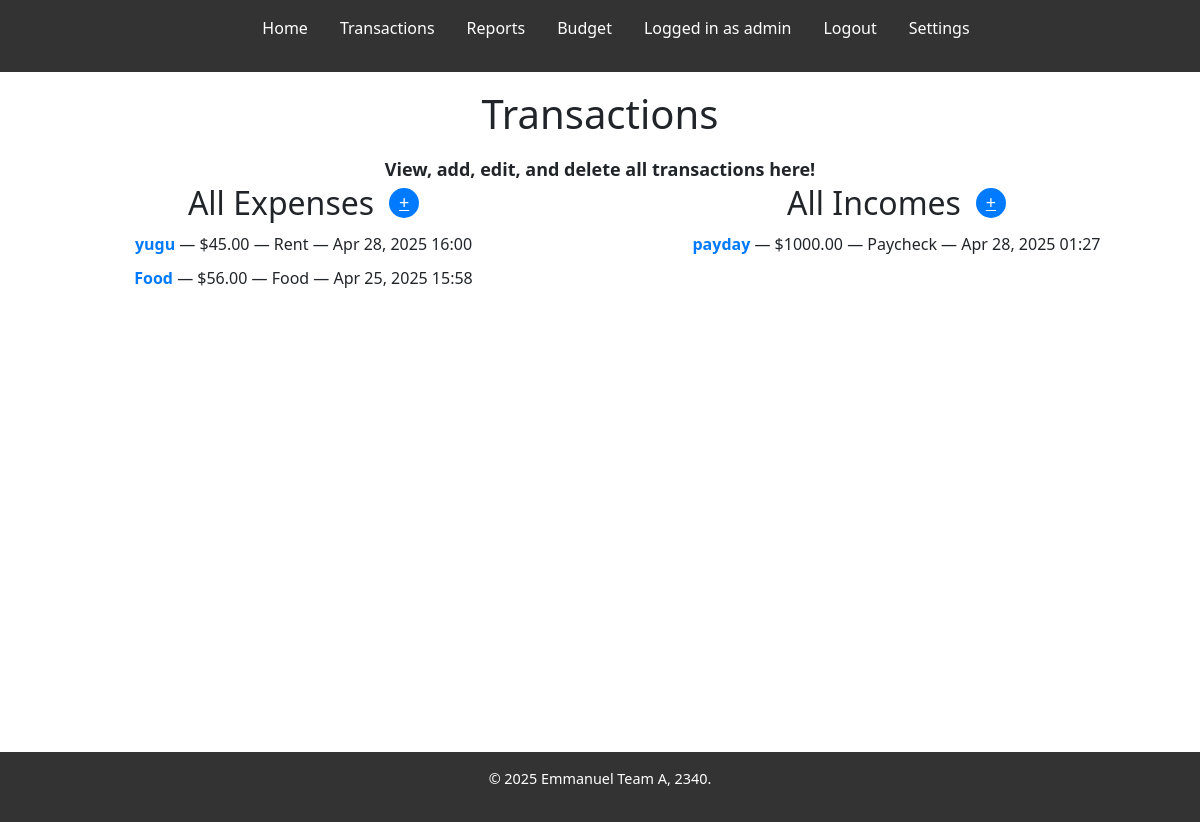
The page /transactions/ (signed in) on the database its author committed.
### accounts/models.py (models this page shows)
class CustomUser(AbstractUser):
    security_question = models.TextField(max_length=255)
    security_answer = models.TextField(max_length=255)
    is_2fa_enabled = models.BooleanField(default=False)
    two_factor_secret = models.TextField(max_length=64, null=True, blank=True)
    two_factor_expiry = models.DateTimeField(null=True, blank=True)

### expense/models.py (models this page shows, shortened)
class Expense(models.Model):
    user = models.ForeignKey(
        settings.AUTH_USER_MODEL,
        on_delete=models.CASCADE,
        related_name="expenses",
    )
    name = models.CharField(max_length=100)
    slug = models.SlugField(max_length=100, unique=True, blank=True)
    amount = models.DecimalField(max_digits=10, decimal_places=2)
    category = models.ForeignKey('expense.Category', on_delete=models.CASCADE, null=True)
    date = models.DateTimeField(default=timezone.now)
    notes = models.TextField(null=True, blank=True)
    is_recurring = models.BooleanField(default=False)
    recurrence_period = models.CharField(
        max_length=10,
        choices=[
            ('daily', 'Daily'),
            ('weekly', 'Weekly'),
            ('monthly', 'Monthly'),
        ],
        null=True,
        blank=True
    )
    recurrence_day_of_week = models.CharField(
        max_length=10,
        choices=[
            ('monday', 'Monday'),
            ('tuesday', 'Tuesday'),
            ('wednesday', 'Wednesday'),
            ('thursday', 'Thursday'),
            ('friday', 'Friday'),
            ('saturday', 'Saturday'),
            ('sunday', 'Sunday'),
        ],
        null=True,
        blank=True
    )
    recurrence_day_of_month = models.PositiveIntegerField(null=True, blank=True)
    next_occurrence = models.DateTimeField(null=True, blank=True)

class Category(models.Model):
    name = models.CharField(max_length=100)

### income/models.py (models this page shows, shortened)
class Income(models.Model):
    user = models.ForeignKey(
        settings.AUTH_USER_MODEL,
        on_delete=models.CASCADE,
        related_name="incomes",
    )
    name = models.CharField(max_length=100)
    slug = models.SlugField(max_length=100, unique=True, blank=True)
    amount = models.DecimalField(max_digits=10, decimal_places=2)
    category = models.ForeignKey('income.Category', on_delete=models.CASCADE, null=True)
    date = models.DateTimeField(auto_now_add=True)
    notes = models.TextField(null=True, blank=True)
    is_recurring = models.BooleanField(default=False)
    recurrence_period = models.CharField(
        max_length=10,
        choices=[
            ('daily', 'Daily'),
            ('weekly', 'Weekly'),
            ('monthly', 'Monthly'),
        ],
        null=True,
        blank=True
    )
    recurrence_day_of_week = models.CharField(
        max_length=10,
        choices=[
            ('monday', 'Monday'),
            ('tuesday', 'Tuesday'),
            ('wednesday', 'Wednesday'),
            ('thursday', 'Thursday'),
            ('friday', 'Friday'),
            ('saturday', 'Saturday'),
            ('sunday', 'Sunday'),
        ],
        null=True,
        blank=True
    )
    recurrence_day_of_month = models.PositiveIntegerField(null=True, blank=True)
    next_occurrence = models.DateTimeField(null=True, blank=True)

class Category(models.Model):
    name = models.CharField(max_length=100)

### home/views.py (the view)
# urls.py: path('transactions/', transactions_view, name='transactions')
@login_required
def transactions_view(request):
    expenses = Expense.objects.filter(user=request.user).order_by('-date')
    incomes  = Income.objects.filter(user=request.user).order_by('-date')
    return render(request, 'home/transactions.html',
                  {'expenses': expenses, 'incomes': incomes})

### home/templates/home/transactions.html (shortened to what this page needs)
{% extends 'base.html' %}
{% block content %}
<div style="display: flex; flex-direction: column; justify-content: center; align-items: center; height: 10vh; text-align: center; gap: 10px;">
    <h1>Transactions</h1>
    <p style="font-weight: bold; font-size: 18px;">View, add, edit, and delete all transactions here!</p>
</div>
<div style="display: flex; justify-content: center; gap: 50px;">
    <div style="width: 100%;">
    <div class="header-container" style="display: flex; align-items: center; gap: 10px; justify-content: center;">
        <h2 style="margin: 0;">All Expenses</h2>
        <a href="{% url 'add_expense' %}" class="add-button">+</a>
    </div>
    {% if expenses %}
        <ul style="list-style-type: none; padding-left: 0; text-align: center;">
            {% for expense in expenses %}
                <li class="list-item" style="margin-bottom: 10px;">
                    <a href="{% url 'edit_expense' expense.slug %}" style="font-weight: bold; text-decoration: none; color: #007bff;"
                       onmouseover="this.style.textDecoration='underline';"
                       onmouseout="this.style.textDecoration='none';">
                        {{ expense.name }}
                    </a> —
                    ${{ expense.amount }} —
                    {{ expense.category.name }} —
                    {{ expense.date|date:"M d, Y H:i" }}
                </li>
            {% endfor %}
        </ul>
    {% else %}
        <p style="text-align: center;">No expenses yet.</p>
    {% endif %}
</div>
    <div style="width: 100%;">
    <div class="header-container" style="display: flex; align-items: center; gap: 10px; justify-content: center;">
        <h2 style="margin: 0;">All Incomes</h2>
        <a href="{% url 'add_income' %}" class="add-button">+</a>
    </div>
    {% if incomes %}
        <ul style="list-style-type: none; padding-left: 0; text-align: center;">
            {% for income in incomes %}
                <li class="list-item" style="margin-bottom: 10px;">
                    <a href="{% url 'edit_income' income.slug %}" style="font-weight: bold; text-decoration: none; color: #007bff;"
                       onmouseover="this.style.textDecoration='underline';"
                       onmouseout="this.style.textDecoration='none';">
                        {{ income.name }}
                    </a> —
                    ${{ income.amount }} —
                    {{ income.category.name }} —
                    {{ income.date|date:"M d, Y H:i" }}
                </li>
            {% endfor %}
        </ul>
    {% else %}
        <p style="text-align: center;">No incomes yet.</p>
    {% endif %}
</div>
</div>
{% endblock content %}

### moneyparce/templates/base.html (shortened to what this page needs)
{% load static %}
<!DOCTYPE html>
<html lang="en">
<head>
    <link rel="stylesheet" href="{% static 'css/style.css' %}">
    <link href="https://cdn.jsdelivr.net/npm/bootstrap@5.3.3/dist/css/bootstrap.min.css" rel="stylesheet"
>
</head>
<body>
<div class="wrapper">
    <header>
        <nav>
            <ul>
                <li><a class="nav-link" href="{% url 'home' %}">Home</a></li>
                {% if user.is_authenticated %}
                    <li><a class="nav-link" href="{% url 'transactions' %}">Transactions</a></li>
                    <li><a class="nav-link" href="{% url 'reports_home' %}">Reports</a></li>
                    <li><a class="nav-link" href="{% url 'budget_list' %}">Budget</a></li>
                    <li><a class="nav-link disabled" style="color: #fff;">Logged in as {{ user.username }}</a></li>
                    <li><a class="nav-link" href="{% url 'logout' %}">Logout</a></li>
                    <li><a class="nav-link" href="{% url 'settings' %}">Settings</a></li>
                {% else %}
                    <li><a class="nav-link" href="{% url 'login' %}">Login</a></li>
                    <li><a class="nav-link" href="{% url 'register' %}">Register</a></li>
                {% endif %}
            </ul>
        </nav>
    </header>
    <main>
        {% block content %}{% endblock %}
    </main>
    <footer>
        <p>&copy; {% now "Y" %} Emmanuel Team A, 2340.</p>
    </footer>
</div>
</body>
</html>

### moneyparce/static/css/style.css (style rules this page uses)
* { margin: 0; padding: 0; box-sizing: border-box; }
html { height : 100%; }
body { height: 100%; font-family: Arial, sans-serif; line-height: 1.6; background-color: #f4f4f4; color: #333; margin: 0; padding: 0; }
header { background-color: #333; color: #fff; padding: 1rem 0; }
header nav ul { list-style: none; display: flex; justify-content: center; }
header nav ul li { margin: 0 1rem; }
header nav ul li a { color: #fff; text-decoration: none; font-weight: bold; }
main { min-height: 85vh; flex-grow: 1; display: grid; grid-template-rows: auto 1fr auto; padding: 2rem; }
footer { width: 100%; bottom: 0; background-color: #333; color: #fff; text-align: center; padding: 1rem 0; font-size: 0.9rem; }
h2 { font-weight: 600; }
.wrapper { min-height: 100%; display: grid; grid-template-rows: auto 1fr auto; }

### moneyparce/templates/base.html (style rules this page uses)
nav a.nav-link { font-weight: 500; color: #ffffff; }
nav a.nav-link.disabled { color: #cccccc; }

### home/templates/home/transactions.html (style rules this page uses)
.add-button { display: inline-block; width: 30px; height: 30px; border: none; border-radius: 50%; background-color: #007bff; color: white; font-size: 18px; text-align: center; line-height: 28px; cursor: pointer; margin-left: 5px; }
.header-container { display: flex; justify-content: flex-start; align-items: center; margin-bottom: 10px; }
.header-container h2 { margin: 0; }
.list-item { margin-bottom: 8px; }

### rows shown on the page
CustomUser: username "admin"
Expense: name "yugu", amount "45.00", category.name "Rent", date "Apr 28, 2025 16:00"
Expense: name "Food", amount "56.00", category.name "Food", date "Apr 25, 2025 15:58"
Income: name "payday", amount "1000.00", category.name "Paycheck", date "Apr 28, 2025 01:27"
